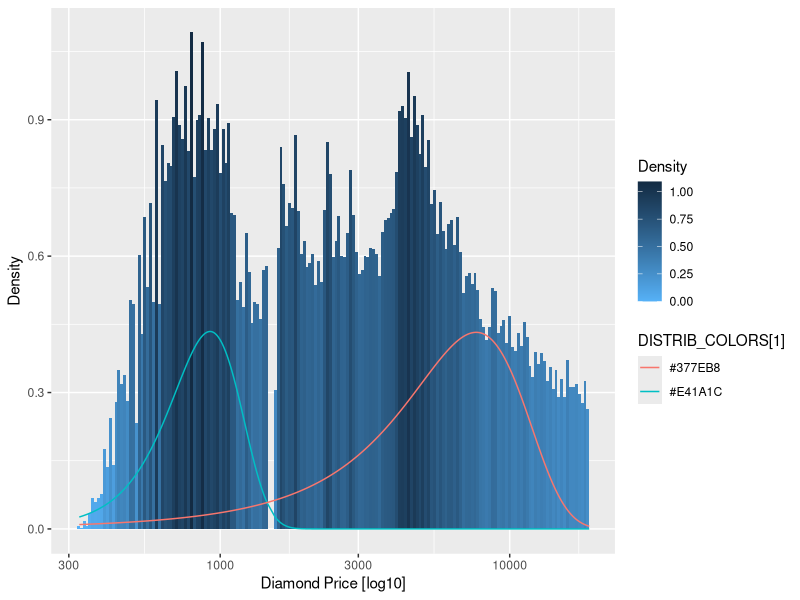

Here is the R script that generated this plot:
library(ggplot2)
library(scales)
library(RColorBrewer)
library(mixtools)

NUM_COMPONENTS <- 2

set.seed(12345) # for reproducibility

data(diamonds, package='ggplot2')  # use built-in data
myData <- diamonds$price

# extract 'k' components from mixed distribution 'data'
mix.info <- normalmixEM(myData, k = NUM_COMPONENTS,
                        maxit = 100, epsilon = 0.01)
summary(mix.info)

numComponents <- length(mix.info$sigma)
message("Extracted number of component distributions: ",
        numComponents)

calc.components <- function(x, mix, comp.number) {
  
  x * mix$lambda[comp.number] *
    dnorm(x, mean = mix$mu[comp.number], sd = mix$sigma[comp.number])
}

# we could select needed number of colors randomly:
#DISTRIB_COLORS <- sample(colors(), numComponents)

# or, better, use a palette with more color differentiation:
DISTRIB_COLORS <- brewer.pal(numComponents, "Set1")

#distComps <- lapply(seq(numComponents), function(i)
#  calc.components(myData, mix.info, i))

# create a data frame with columns consisting of
# calculated values for each component distribution
my.df <- data.frame(comp1 = calc.components(myData, mix.info, 1),
                    comp2 = calc.components(myData, mix.info, 2),
                    data = myData)

g <- ggplot(my.df) +
  scale_fill_continuous("Density", low="#56B1F7", high="#132B43") +
  #scale_x_log10("Diamond Price [log10]",
  #              breaks = trans_breaks("log10", function(x) 10^x),
  #              labels = prettyNum) +
  scale_x_log10("Diamond Price [log10]") +
  scale_y_continuous("Density") +
  geom_histogram(aes(x = data, y = ..density..,
                     fill = ..density..),
                 binwidth = 0.01) +
  geom_line(aes(x = data, y = comp1, color = DISTRIB_COLORS[1])) +
  geom_line(aes(x = data, y = comp2, color = DISTRIB_COLORS[2]))

print(g)

#print(g + distComps)
